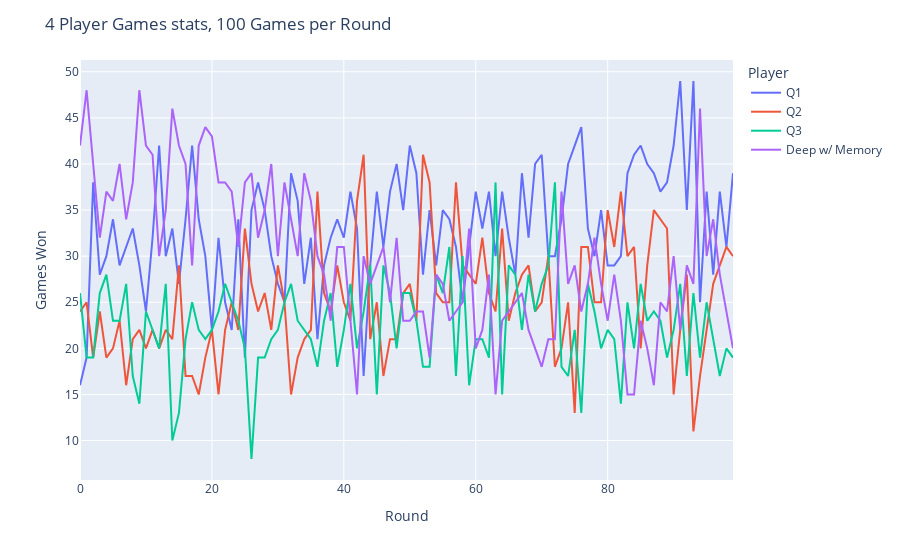

Write notebook code for a chart like this one.
### Markdown cell above
Result

### Code cell
df = pd.DataFrame()
for i in range(4):
    df[state.players[i].name] = [_[i] for _ in all_results]
fig = px.line(df)
fig.update_layout(
    title='4 Player Games stats, 100 Games per Round',
    xaxis_title='Round',
    yaxis_title='Games Won',
    legend_title='Player'
)
fig.show()

### Figure 1 — Plotly figure (JSON) as saved in the notebook; plotly's stock layout.template omitted (floating-point values rounded to 4 significant figures)
{"data": [{"hovertemplate": "variable=Q1<br>index=%{x}<br>value=%{y}<extra></extra>", "legendgroup": "Q1", "line": {"color": "#636efa", "dash": "solid"}, "marker": {"symbol": "circle"}, "mode": "lines", "name": "Q1", "orientation": "v", "showlegend": true, "type": "scatter", "x": [0, 1, 2, 3, 4, 5, 6, 7, 8, 9, 10, 11, 12, 13, 14, 15, 16, 17, 18, 19, 20, 21, 22, 23, 24, 25, 26, 27, 28, 29, 30, 31, 32, 33, 34, 35, 36, 37, 38, 39, 40, 41, 42, 43, 44, 45, 46, 47, 48, 49, 50, 51, 52, 53, 54, 55, 56, 57, 58, 59, 60, 61, 62, 63, 64, 65, 66, 67, 68, 69, 70, 71, 72, 73, 74, 75, 76, 77, 78, 79, 80, 81, 82, 83, 84, 85, 86, 87, 88, 89, 90, 91, 92, 93, 94, 95, 96, 97, 98, 99], "xaxis": "x", "y": [16, 19, 38, 28, 30, 34, 29, 31, 33, 29, 24, 32, 42, 30, 33, 27, 34, 42, 34, 30, 22, 32, 25, 22, 34, 19, 35, 38, 35, 30, 27, 25, 39, 36, 27, 32, 21, 29, 32, 34, 32, 37, 33, 17, 29, 37, 31, 37, 40, 35, 42, 39, 28, 35, 29, 35, 34, 31, 25, 31, 37, 33, 37, 30, 37, 32, 28, 39, 32, 40, 41, 30, 30, 34, 40, 42, 44, 33, 30, 35, 29, 29, 30, 39, 41, 42, 40, 39, 37, 38, 42, 49, 35, 49, 25, 37, 28, 37, 31, 39], "yaxis": "y"}, {"hovertemplate": "variable=Q2<br>index=%{x}<br>value=%{y}<extra></extra>", "legendgroup": "Q2", "line": {"color": "#EF553B", "dash": "solid"}, "marker": {"symbol": "circle"}, "mode": "lines", "name": "Q2", "orientation": "v", "showlegend": true, "type": "scatter", "x": [0, 1, 2, 3, 4, 5, 6, 7, 8, 9, 10, 11, 12, 13, 14, 15, 16, 17, 18, 19, 20, 21, 22, 23, 24, 25, 26, 27, 28, 29, 30, 31, 32, 33, 34, 35, 36, 37, 38, 39, 40, 41, 42, 43, 44, 45, 46, 47, 48, 49, 50, 51, 52, 53, 54, 55, 56, 57, 58, 59, 60, 61, 62, 63, 64, 65, 66, 67, 68, 69, 70, 71, 72, 73, 74, 75, 76, 77, 78, 79, 80, 81, 82, 83, 84, 85, 86, 87, 88, 89, 90, 91, 92, 93, 94, 95, 96, 97, 98, 99], "xaxis": "x", "y": [24, 25, 19, 24, 19, 20, 23, 16, 21, 22, 20, 22, 20, 22, 21, 29, 17, 17, 15, 19, 22, 15, 22, 25, 22, 33, 27, 24, 26, 22, 29, 25, 15, 19, 21, 22, 37, 26, 24, 29, 25, 23, 36, 41, 21, 25, 17, 21, 21, 26, 27, 23, 41, 38, 26, 25, 25, 38, 29, 28, 27, 32, 26, 24, 33, 23, 26, 28, 29, 24, 25, 30, 18, 20, 25, 13, 31, 31, 25, 25, 35, 31, 37, 30, 31, 20, 29, 35, 34, 33, 15, 22, 28, 11, 17, 22, 27, 29, 31, 30], "yaxis": "y"}, {"hovertemplate": "variable=Q3<br>index=%{x}<br>value=%{y}<extra></extra>", "legendgroup": "Q3", "line": {"color": "#00cc96", "dash": "solid"}, "marker": {"symbol": "circle"}, "mode": "lines", "name": "Q3", "orientation": "v", "showlegend": true, "type": "scatter", "x": [0, 1, 2, 3, 4, 5, 6, 7, 8, 9, 10, 11, 12, 13, 14, 15, 16, 17, 18, 19, 20, 21, 22, 23, 24, 25, 26, 27, 28, 29, 30, 31, 32, 33, 34, 35, 36, 37, 38, 39, 40, 41, 42, 43, 44, 45, 46, 47, 48, 49, 50, 51, 52, 53, 54, 55, 56, 57, 58, 59, 60, 61, 62, 63, 64, 65, 66, 67, 68, 69, 70, 71, 72, 73, 74, 75, 76, 77, 78, 79, 80, 81, 82, 83, 84, 85, 86, 87, 88, 89, 90, 91, 92, 93, 94, 95, 96, 97, 98, 99], "xaxis": "x", "y": [26, 19, 19, 26, 28, 23, 23, 27, 17, 14, 24, 22, 20, 27, 10, 13, 21, 25, 22, 21, 22, 24, 27, 25, 23, 20, 8, 19, 19, 21, 22, 25, 27, 23, 22, 21, 18, 23, 26, 18, 22, 27, 20, 24, 29, 15, 29, 26, 20, 26, 26, 23, 18, 18, 28, 26, 31, 17, 30, 16, 21, 21, 19, 38, 15, 29, 28, 22, 28, 24, 27, 29, 38, 18, 17, 22, 13, 27, 24, 20, 22, 21, 14, 25, 20, 27, 23, 24, 23, 19, 22, 27, 17, 26, 19, 25, 21, 17, 20, 19], "yaxis": "y"}, {"hovertemplate": "variable=Deep w/ Memory<br>index=%{x}<br>value=%{y}<extra></extra>", "legendgroup": "Deep w/ Memory", "line": {"color": "#ab63fa", "dash": "solid"}, "marker": {"symbol": "circle"}, "mode": "lines", "name": "Deep w/ Memory", "orientation": "v", "showlegend": true, "type": "scatter", "x": [0, 1, 2, 3, 4, 5, 6, 7, 8, 9, 10, 11, 12, 13, 14, 15, 16, 17, 18, 19, 20, 21, 22, 23, 24, 25, 26, 27, 28, 29, 30, 31, 32, 33, 34, 35, 36, 37, 38, 39, 40, 41, 42, 43, 44, 45, 46, 47, 48, 49, 50, 51, 52, 53, 54, 55, 56, 57, 58, 59, 60, 61, 62, 63, 64, 65, 66, 67, 68, 69, 70, 71, 72, 73, 74, 75, 76, 77, 78, 79, 80, 81, 82, 83, 84, 85, 86, 87, 88, 89, 90, 91, 92, 93, 94, 95, 96, 97, 98, 99], "xaxis": "x", "y": [42, 48, 40, 32, 37, 36, 40, 34, 38, 48, 42, 41, 30, 35, 46, 42, 40, 29, 42, 44, 43, 38, 38, 37, 31, 38, 39, 32, 35, 40, 30, 38, 34, 30, 39, 36, 30, 28, 23, 31, 31, 23, 15, 30, 27, 29, 31, 25, 32, 23, 23, 24, 24, 19, 28, 27, 23, 24, 25, 33, 20, 22, 28, 15, 23, 24, 25, 26, 22, 20, 18, 21, 21, 37, 27, 29, 24, 27, 32, 27, 23, 28, 23, 15, 15, 23, 20, 16, 25, 24, 30, 22, 29, 27, 46, 30, 34, 28, 24, 20], "yaxis": "y"}], "layout": {"legend": {"title": {"text": "Player"}, "tracegroupgap": 0}, "margin": {"t": 60}, "title": {"text": "4 Player Games stats, 100 Games per Round"}, "xaxis": {"anchor": "y", "domain": [0, 1], "title": {"text": "Round"}}, "yaxis": {"anchor": "x", "domain": [0, 1], "title": {"text": "Games Won"}}}}
